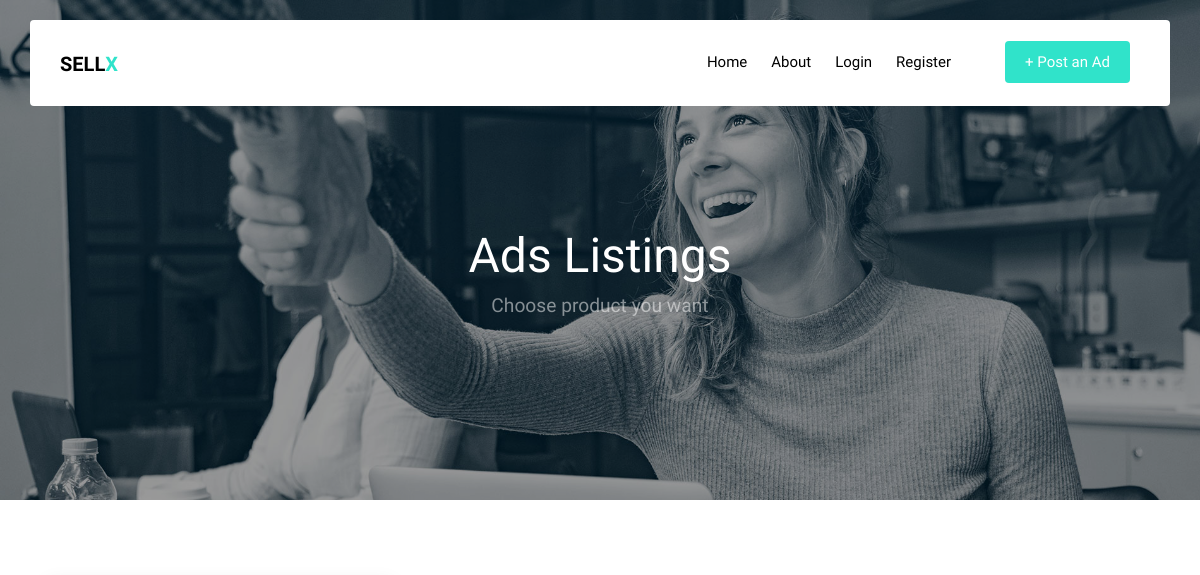
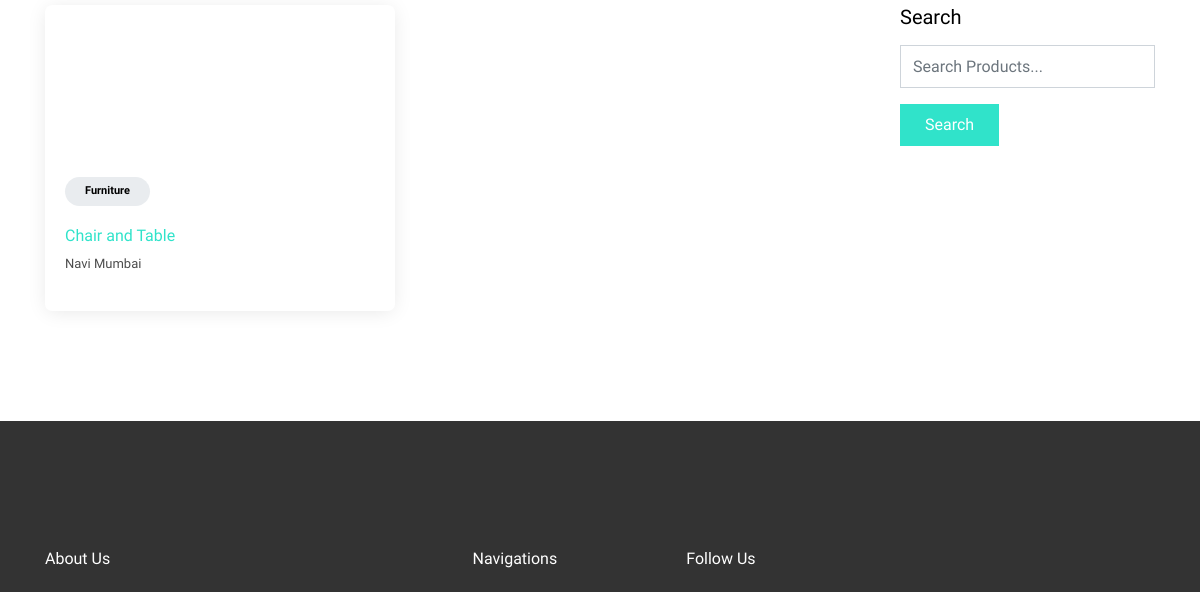
Before: /listi/1 (upper part) with the older database file (2 pictures, top to bottom).
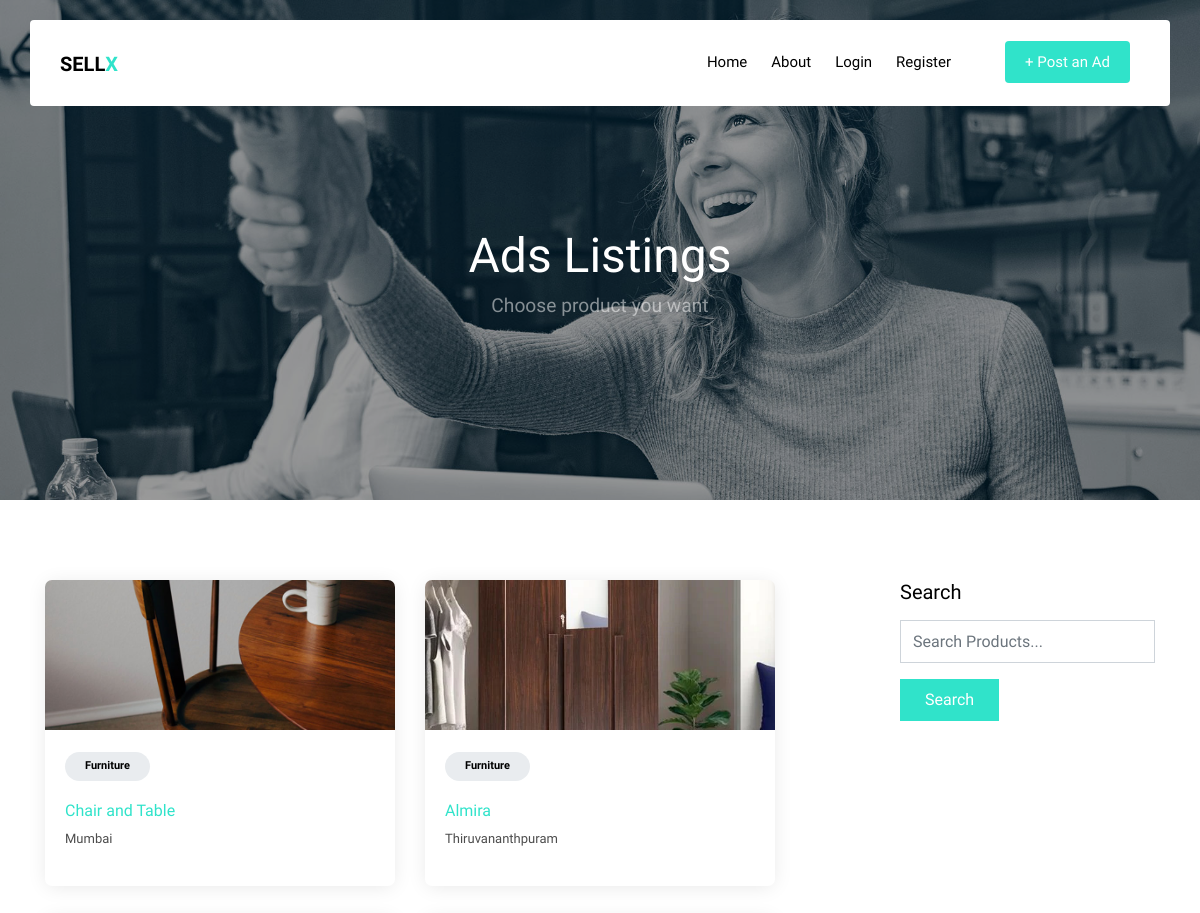
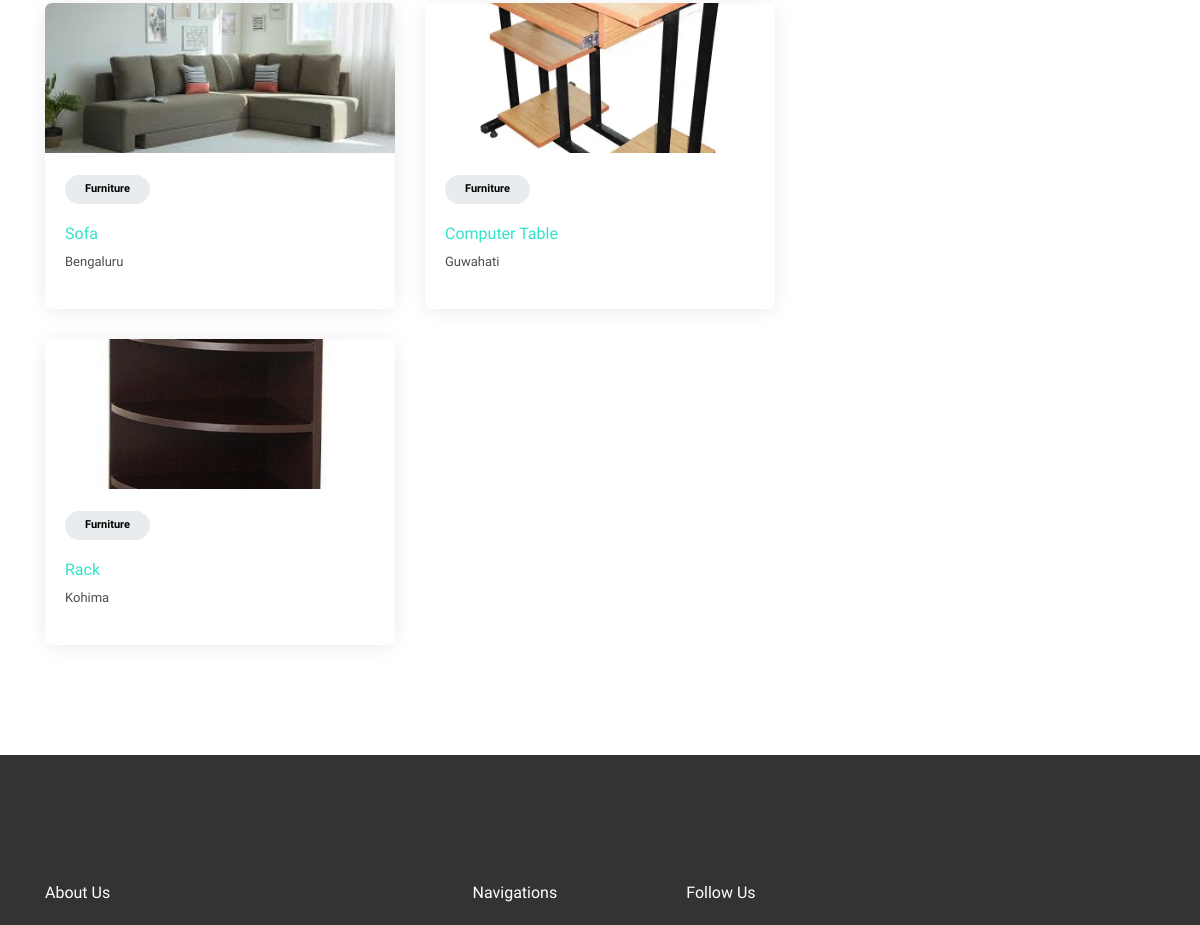
After: the same page with the newer database file (2 pictures, top to bottom).
### app.py (models this page shows, shortened)
class NewPost(UserMixin,db.Model):
    id = db.Column(db.Integer,primary_key = True)
    description = db.Column(db.String(1000))
    tag = db.Column(db.String(30))
    sub_tag = db.Column(db.String(40))
    price = db.Column(db.Integer)
    user_id = db.Column(db.Integer, db.ForeignKey('user.id'), nullable=False)
    img = db.Column(db.String(200), nullable = False)
    loc = db.Column(db.String(20))
    status = db.Column(db.String(15))

### app.py (the view)
@app.route("/listi/<postid>",methods = ['GET','POST'])
def listi(postid):
    form = SearchForm()
    if postid.isnumeric():
        if postid != '6':
            qry = NewPost.query.filter((NewPost.tag == menu[int(postid)]))
        else:
            qry = NewPost.query.all()
    else:
        qry = NewPost.query.filter((func.lower(NewPost.sub_tag) == postid))
    if form.validate_on_submit():
        data = form.search.data
        data = data.lower()
        return redirect(url_for('listi', postid=data))
    return render_template("listings.html",title="Items",Post_data = qry,form=form)

### app.py
class SearchForm(FlaskForm):
    search = StringField('search',validators=[InputRequired()])
    submit = SubmitField('Search')

### templates/listings.html (shortened to what the changed rows need)
<!DOCTYPE html>
<html lang="en">
    <head>
        <link rel="stylesheet" href="{{ url_for('static', filename='fonts/icomoon/style.css') }}">
        <link rel="stylesheet" href="{{ url_for('static', filename='css/bootstrap.min.css') }}">
        <link rel="stylesheet" href="{{ url_for('static', filename='css/magnific-popup.css') }}">
        <link rel="stylesheet" href="{{ url_for('static', filename='css/jquery-ui.css') }}">
        <link rel="stylesheet" href="{{ url_for('static', filename='css/owl.carousel.min.css') }}">
        <link rel="stylesheet" href="{{ url_for('static', filename='css/owl.theme.default.min.css') }}">
        <link rel="stylesheet" href="{{ url_for('static', filename='css/bootstrap-datepicker.css') }}">
        <link rel="stylesheet" href="{{ url_for('static', filename='fonts/flaticon/font/flaticon.css') }}">
        <link rel="stylesheet" href="{{ url_for('static', filename='css/aos.css') }}">
        <link rel="stylesheet" href="{{ url_for('static', filename='css/rangeslider.css') }}">
        <link rel="stylesheet" href="{{ url_for('static', filename='css/style.css') }}">
        {% import "bootstrap/wtf.html" as wtf %}
      </head>
    <body>
  <div class="site-wrap">
    <header class="site-navbar container py-0 bg-white" role="banner">
        <div class="row align-items-center">
          <div class="col-6 col-xl-2">
            <h1 class="mb-0 site-logo"><a href="{{ url_for('index') }}" class="text-black mb-0">SELL<span class="text-primary">X</span>  </a></h1>
          </div>
        </div>
    </header>
    <div class="site-blocks-cover inner-page-cover overlay" style="background-image: url({{ url_for('static', filename = 'hero_1.jpg') }})" data-aos="fade" data-stellar-background-ratio="0.5">
      <div class="container">
        <div class="row align-items-center justify-content-center text-center">
          <div class="col-md-10" data-aos="fade-up" data-aos-delay="400">
            <div class="row justify-content-center mt-5">
              <div class="col-md-8 text-center">
                <h1>Ads Listings</h1>
              </div>
            </div>
          </div>
        </div>
      </div>
    </div>
    <div class="site-section">
      <div class="container">
        <div class="row">
          <div class="col-lg-8">
            <div class="row">
              {% for data in Post_data %}
              <div class="col-lg-6">
                <div class="d-block d-md-flex listing vertical">
                  <a href=" {{ url_for('singlelist', postid = data.id) }} " class="img d-block" style="background-image: url({{ url_for('static', filename = data.img) }})"></a>
                  <div class="lh-content">
                    <span class="category">{{ data.tag }}</span>
                    <h3><a href=" {{url_for('singlelist', postid = data.id) }} ">{{ data.sub_tag }}</a></h3>
                    <address>{{ data.loc }}</address>
                  </div>
                </div>
                </div>
              {% endfor %}
              </div>
            </div>
        </div>
      </div>
    </div>
    <footer class="site-footer">
      <div class="container">
        <div class="row">
          <div class="col-md-9">
            <div class="row">
              <div class="col-md-6">
                <h2 class="footer-heading mb-4">About Us</h2>
              </div>
              <div class="col-md-3">
                <h2 class="footer-heading mb-4">Navigations</h2>
              </div>
              <div class="col-md-3">
                <h2 class="footer-heading mb-4">Follow Us</h2>
              </div>
            </div>
          </div>
        </div>
      </div>
    </footer>
  </div>
  </body>
</html>

Changed rows visible on the page:
no longer on this page (row edited): NewPost: tag "Furniture", sub_tag "Chair and Table", loc "Navi Mumbai"
added NewPost: img (picture), tag "Furniture", sub_tag "Chair and Table", loc "Mumbai"
added NewPost: img (picture), tag "Furniture", sub_tag "Almira", loc "Thiruvananthpuram"
added NewPost: img (picture), tag "Furniture", sub_tag "Sofa", loc "Bengaluru"
added NewPost: img (picture), tag "Furniture", sub_tag "Computer Table", loc "Guwahati"
added NewPost: img (picture), tag "Furniture", sub_tag "Rack", loc "Kohima"
